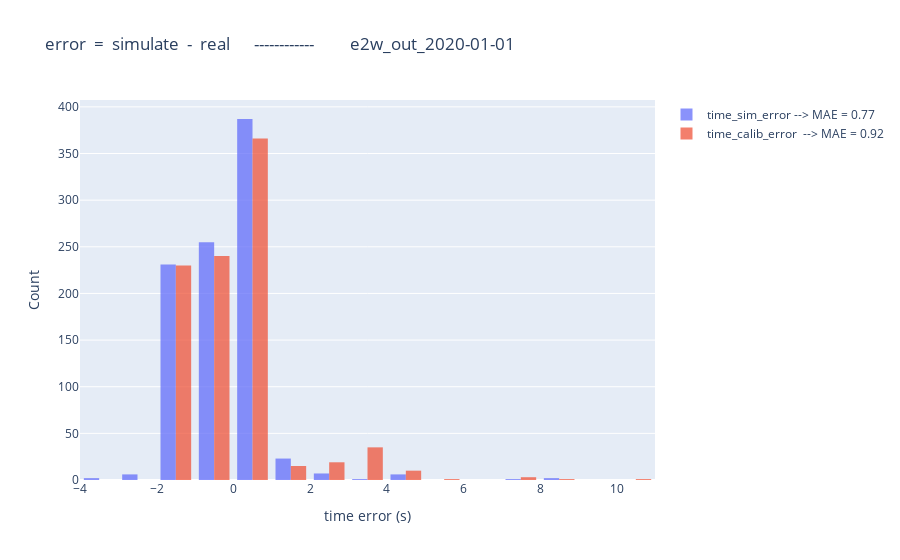

Notebook code cell kept with this figure:
### Code cell
import plotly.graph_objects as go

fig = go.Figure()

xbins=dict(
        start=-4,  # Bin start
        end=11,    # Bin end
        size=1    # Bin size (width of each bin)
    )
sim_MAE = round(abs(compare_df['time_sim_error']).mean(),2)
calib_MAE = round(abs(compare_df['time_calib_error']).mean(),2)

fig.add_trace(go.Histogram(x=compare_df['time_sim_error'], name=f"time_sim_error --> MAE = {sim_MAE}", opacity=0.75, xbins=xbins))
fig.add_trace(go.Histogram(x=compare_df['time_calib_error'], name=f"time_calib_error  --> MAE = {calib_MAE}", opacity=0.75, xbins=xbins))

fig.update_layout(
    barmode='group',  # Use 'overlay' if you want stacked look
    xaxis_title='time error (s)',
    yaxis_title='Count',
    title=f"error  =  simulate  -  real      ------------         {postfix}"
)

fig.show()
fig.write_html(f"diagram/hist_time_error_{postfix}.html")

### Figure 1 — Plotly figure (JSON) as saved in the notebook; plotly's stock layout.template omitted (floating-point values rounded to 4 significant figures; data arrays with more than 128 entries replaced by an {"elided": "..."} marker saying what was removed)
{"data": [{"name": "time_sim_error --> MAE = 0.77", "opacity": 0.75, "type": "histogram", "x": {"elided": "921 float values"}, "xbins": {"end": 11, "size": 1, "start": -4}}, {"name": "time_calib_error  --> MAE = 0.92", "opacity": 0.75, "type": "histogram", "x": {"elided": "921 float values"}, "xbins": {"end": 11, "size": 1, "start": -4}}], "layout": {"barmode": "group", "title": {"text": "error  =  simulate  -  real      ------------         e2w_out_2020-01-01"}, "xaxis": {"title": {"text": "time error (s)"}}, "yaxis": {"title": {"text": "Count"}}}}
